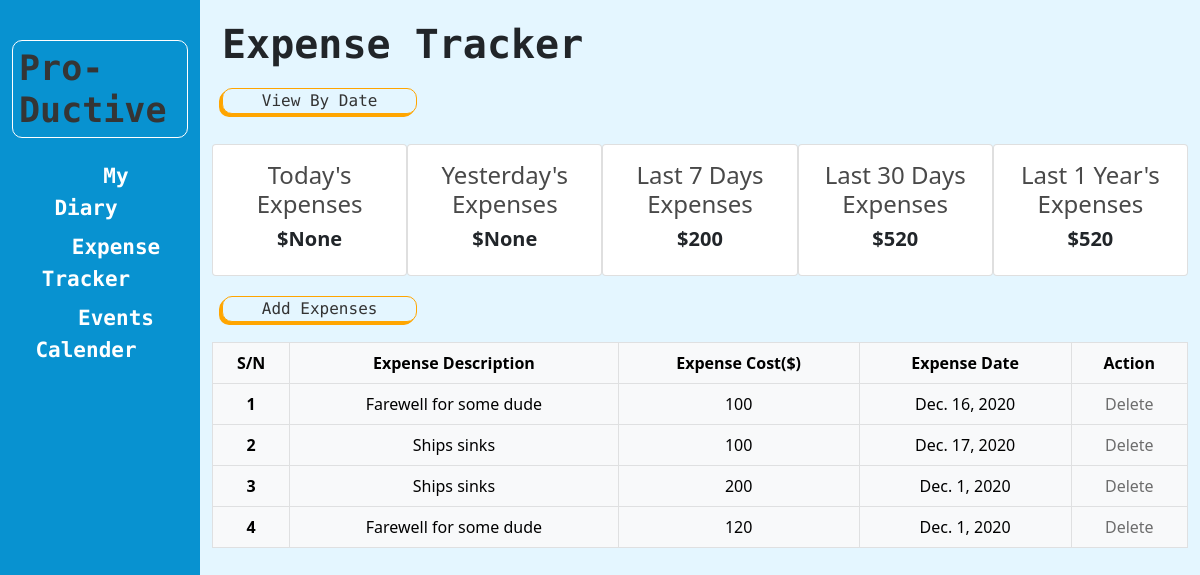
Screenshot of /expensetracker/ with the database file from the repository.
### expensetracker/models.py (models this page shows, shortened)
class Expenses(models.Model):
    user = models.ForeignKey(User, on_delete=models.CASCADE, null=True)
    date = models.DateField()
    description = models.CharField(max_length=100, null=True)
    cost = models.CharField(max_length=30)
    notedate = models.DateTimeField(auto_now_add=True)

### expensetracker/views.py (the view, shortened to what this page needs)
# urls.py: path('', views.dashboard, name='dashboard'),
def dashboard(request):
    entries = Expenses.objects.order_by('-notedate')
    form = ExpenseForm()
    context = {'entries': entries, "form": form}
    today = datetime.now().date()
    yesterday = today - timedelta(1)
    seven = today - timedelta(7)
    thirty = today - timedelta(30)
    year = today - timedelta(365)
    tc = Expenses.objects.filter(date=today).aggregate(Sum('cost'))
    yc = Expenses.objects.filter(date=yesterday).aggregate(Sum('cost'))
    sc = Expenses.objects.filter(
        date__gte=seven, date__lte=today).aggregate(Sum('cost'))
    thc = Expenses.objects.filter(
        date__gte=thirty, date__lte=today).aggregate(Sum('cost'))
    yrc = Expenses.objects.filter(
        date__gte=year, date__lte=today).aggregate(Sum('cost'))
    context = {'today': today, 'tc': tc,
               'yc': yc, "sc": sc, "thc": thc, 'yrc': yrc, 'form': form, "entries": entries}
    return render(request, "expensetracker/dashboard.html", context)

### expensetracker/templates/expensetracker/dashboard.html (shortened to what this page needs)
{% extends 'expensetracker/base.html' %}
{% load static %}
{% load crispy_forms_tags %}
{%block body%}
<div class="expense-header">
  <h1 style="font-family: 'Space Mono', monospace; margin: 20px 10px;font-weight: 700;">Expense Tracker</h1>
  <a class="date-range" href="daterange">View By Date</a>
</div>
<div class="data-display">
  <div class="card" style="width: 18rem;">
    <div class="card-body">
      <h4 class="card-title">Today's Expenses</h4>
      <h5>${{tc.cost__sum}}</h5>
    </div>
  </div>
  <div class="card" style="width: 18rem;">
    <div class="card-body">
      <h4 class="card-title">Yesterday's Expenses</h4>
      <h5>${{yc.cost__sum}}</h5>
    </div>
  </div>
  <div class="card" style="width: 18rem;">
    <div class="card-body">
      <h4 class="card-title">Last 7 Days Expenses</h4>
      <h5>${{sc.cost__sum}}</h5>
    </div>
  </div>
  <div class="card" style="width: 18rem;">
    <div class="card-body">
      <h4 class="card-title">Last 30 Days Expenses</h4>
      <h5>${{thc.cost__sum}}</h5>
    </div>
  </div>
  <div class="card" style="width: 18rem;">
    <div class="card-body">
      <h4 class="card-title">Last 1 Year's Expenses</h4>
      <h5>${{yrc.cost__sum}}</h5>
    </div>
  </div>
</div>
<div>
  <div class="add-expense" type="button" data-bs-toggle="modal" data-bs-target="#exampleModal">
    Add Expenses
  </div>
</div>
<table class="table table-bordered table-light">
  <thead>
    <tr>
      <th class="text-center" scope="col">S/N</th>
      <th class="text-center" scope="col">Expense Description</th>
      <th class="text-center" scope="col">Expense Cost($)</th>
      <th class="text-center" scope="col">Expense Date</th>
      <th class="text-center" scope="col">Action</th>
    </tr>
  </thead>
  <tbody>
    {%for entry in entries%}
    <tr>
      <th class="text-center" scope="row">{{forloop.counter}}</th>
      <td class="text-center">{{entry.description}}</td>
      <td class="text-center">{{entry.cost}}</td>
      <td class="text-center">{{entry.date}}</td>
      <td class="text-center" scope="col">
        <a href="{% url 'expensetracker:edit_entry' entry.id %}?del=true">Delete</a>
      </td>
    </tr>
    {%endfor%}
  </tbody>
</table>
{%endblock%}

### dashboard/static/css/style.css (style rules this page uses)
body { display: flex; box-sizing: border-box; }
.card-body { text-align: center; }
.table td a { text-decoration: none; color: rgb(109, 109, 109); }
.expense-header { display:flex; flex-direction: column; }
.data-display { display: flex; justify-content: space-around; }
.data-display h4 { color: rgb(73, 73, 73); }
.data-display h5 { font-weight: 700; }
.date-range { text-decoration: none; color: #333; box-shadow: -3px 3px orange, -2px 2px orange, -1px 1px orange; border: 1px solid orange; text-align: center; width: 20%; margin-bottom: 30px; border-radius: 10px; margin-left: 10px; font-family: 'Space Mono', monospace; }
.add-expense { text-decoration: none; color: #333; box-shadow: -3px 3px orange, -2px 2px orange, -1px 1px orange; border: 1px solid orange; text-align: center; width: 20%; border-radius: 10px; font-family: 'Space Mono', monospace; margin:20px 10px; }

### expensetracker/static/css/exp.css (style rules this page uses)
.data-display { display: flex; }

### rows the page displays
Expenses: description "Farewell for some dude", cost "100", date "Dec. 16, 2020"
Expenses: description "Ships sinks", cost "100", date "Dec. 17, 2020"
Expenses: description "Ships sinks", cost "200", date "Dec. 1, 2020"
Expenses: description "Farewell for some dude", cost "120", date "Dec. 1, 2020"

### other values shown
{{ tc.cost__sum }} "None"
{{ yc.cost__sum }} "None"
{{ sc.cost__sum }} "200"
{{ thc.cost__sum }} "520"
{{ yrc.cost__sum }} "520"
